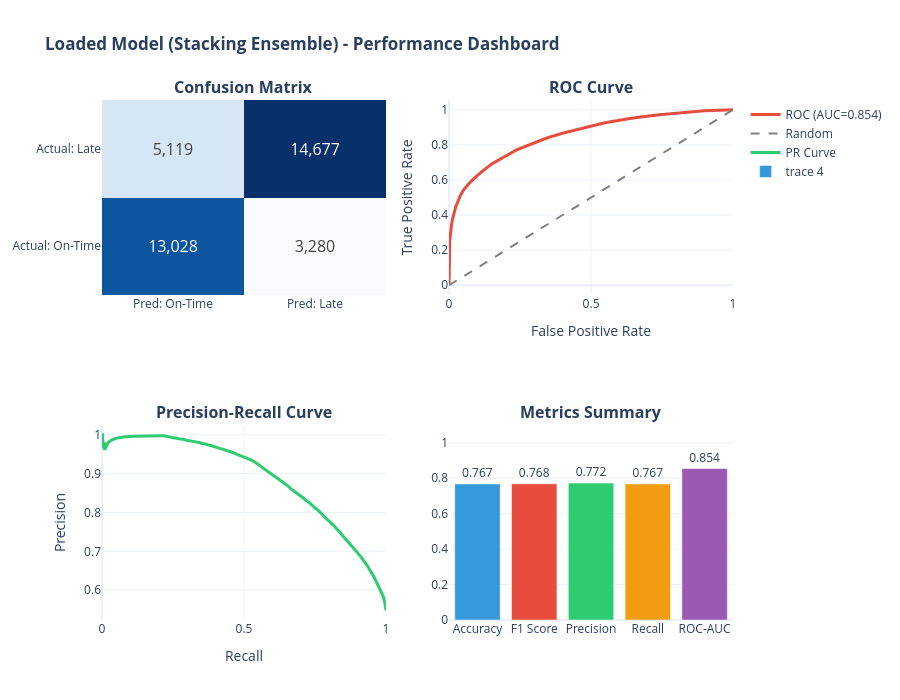

Notebook code cell kept with this figure:
### Code cell
# ============================================================
# 📊 VISUALIZATION: MODEL PERFORMANCE DASHBOARD
# ============================================================

fig = make_subplots(
    rows=2, cols=2,
    specs=[[{"type": "heatmap"}, {"type": "scatter"}],
           [{"type": "scatter"}, {"type": "bar"}]],
    subplot_titles=('<b>Confusion Matrix</b>', '<b>ROC Curve</b>',
                   '<b>Precision-Recall Curve</b>', '<b>Metrics Summary</b>')
)

# 1. Confusion Matrix
fig.add_trace(
    go.Heatmap(
        z=cm,
        x=['Pred: On-Time', 'Pred: Late'],
        y=['Actual: On-Time', 'Actual: Late'],
        colorscale='Blues',
        text=cm,
        texttemplate='%{text:,}',
        textfont={'size': 16},
        showscale=False
    ),
    row=1, col=1
)

# 2. ROC Curve
fpr, tpr, _ = roc_curve(y_test, y_proba)
fig.add_trace(
    go.Scatter(x=fpr, y=tpr, mode='lines', name=f'ROC (AUC={roc_auc:.3f})',
               line=dict(color='#e74c3c', width=3)),
    row=1, col=2
)
fig.add_trace(
    go.Scatter(x=[0, 1], y=[0, 1], mode='lines', name='Random',
               line=dict(color='gray', dash='dash')),
    row=1, col=2
)

# 3. Precision-Recall Curve
prec, rec, _ = precision_recall_curve(y_test, y_proba)
fig.add_trace(
    go.Scatter(x=rec, y=prec, mode='lines', name='PR Curve',
               line=dict(color='#2ecc71', width=3)),
    row=2, col=1
)

# 4. Metrics Bar Chart
metrics = ['Accuracy', 'F1 Score', 'Precision', 'Recall', 'ROC-AUC']
values = [accuracy, f1, precision, recall, roc_auc]
colors = ['#3498db', '#e74c3c', '#2ecc71', '#f39c12', '#9b59b6']

fig.add_trace(
    go.Bar(
        x=metrics,
        y=values,
        marker_color=colors,
        text=[f'{v:.3f}' for v in values],
        textposition='outside'
    ),
    row=2, col=2
)

fig.update_layout(
    height=700,
    title_text=f'<b>{model_name} - Performance Dashboard</b>',
    showlegend=True
)
fig.update_xaxes(title_text='False Positive Rate', row=1, col=2)
fig.update_yaxes(title_text='True Positive Rate', row=1, col=2)
fig.update_xaxes(title_text='Recall', row=2, col=1)
fig.update_yaxes(title_text='Precision', row=2, col=1)
fig.update_yaxes(range=[0, 1.1], row=2, col=2)
fig.show()

### Figure 1 — Plotly figure (JSON) as saved in the notebook; plotly's stock layout.template omitted (floating-point values rounded to 4 significant figures; data arrays with more than 128 entries replaced by an {"elided": "..."} marker saying what was removed)
{"data": [{"colorscale": [[0, "rgb(247,251,255)"], [0.125, "rgb(222,235,247)"], [0.25, "rgb(198,219,239)"], [0.375, "rgb(158,202,225)"], [0.5, "rgb(107,174,214)"], [0.625, "rgb(66,146,198)"], [0.75, "rgb(33,113,181)"], [0.875, "rgb(8,81,156)"], [1, "rgb(8,48,107)"]], "showscale": false, "text": [[13028, 3280], [5119, 14677]], "textfont": {"size": 16}, "texttemplate": "%{text:,}", "type": "heatmap", "x": ["Pred: On-Time", "Pred: Late"], "xaxis": "x", "y": ["Actual: On-Time", "Actual: Late"], "yaxis": "y", "z": [[13028, 3280], [5119, 14677]]}, {"line": {"color": "#e74c3c", "width": 3}, "mode": "lines", "name": "ROC (AUC=0.854)", "type": "scatter", "x": {"elided": "11146 float values"}, "xaxis": "x2", "y": {"elided": "11146 float values"}, "yaxis": "y2"}, {"line": {"color": "gray", "dash": "dash"}, "mode": "lines", "name": "Random", "type": "scatter", "x": [0, 1], "xaxis": "x2", "y": [0, 1], "yaxis": "y2"}, {"line": {"color": "#2ecc71", "width": 3}, "mode": "lines", "name": "PR Curve", "type": "scatter", "x": {"elided": "36105 float values"}, "xaxis": "x3", "y": {"elided": "36105 float values"}, "yaxis": "y3"}, {"marker": {"color": ["#3498db", "#e74c3c", "#2ecc71", "#f39c12", "#9b59b6"]}, "text": ["0.767", "0.768", "0.772", "0.767", "0.854"], "textposition": "outside", "type": "bar", "x": ["Accuracy", "F1 Score", "Precision", "Recall", "ROC-AUC"], "xaxis": "x4", "y": [0.7674, 0.7679, 0.7724, 0.7674, 0.8544], "yaxis": "y4"}], "layout": {"annotations": [{"font": {"size": 16}, "showarrow": false, "text": "<b>Confusion Matrix</b>", "x": 0.225, "xanchor": "center", "xref": "paper", "y": 1, "yanchor": "bottom", "yref": "paper"}, {"font": {"size": 16}, "showarrow": false, "text": "<b>ROC Curve</b>", "x": 0.775, "xanchor": "center", "xref": "paper", "y": 1, "yanchor": "bottom", "yref": "paper"}, {"font": {"size": 16}, "showarrow": false, "text": "<b>Precision-Recall Curve</b>", "x": 0.225, "xanchor": "center", "xref": "paper", "y": 0.375, "yanchor": "bottom", "yref": "paper"}, {"font": {"size": 16}, "showarrow": false, "text": "<b>Metrics Summary</b>", "x": 0.775, "xanchor": "center", "xref": "paper", "y": 0.375, "yanchor": "bottom", "yref": "paper"}], "height": 700, "showlegend": true, "title": {"text": "<b>Loaded Model (Stacking Ensemble) - Performance Dashboard</b>"}, "xaxis": {"anchor": "y", "domain": [0, 0.45]}, "xaxis2": {"anchor": "y2", "domain": [0.55, 1], "title": {"text": "False Positive Rate"}}, "xaxis3": {"anchor": "y3", "domain": [0, 0.45], "title": {"text": "Recall"}}, "xaxis4": {"anchor": "y4", "domain": [0.55, 1]}, "yaxis": {"anchor": "x", "domain": [0.625, 1]}, "yaxis2": {"anchor": "x2", "domain": [0.625, 1], "title": {"text": "True Positive Rate"}}, "yaxis3": {"anchor": "x3", "domain": [0, 0.375], "title": {"text": "Precision"}}, "yaxis4": {"anchor": "x4", "domain": [0, 0.375], "range": [0, 1.1]}}}
